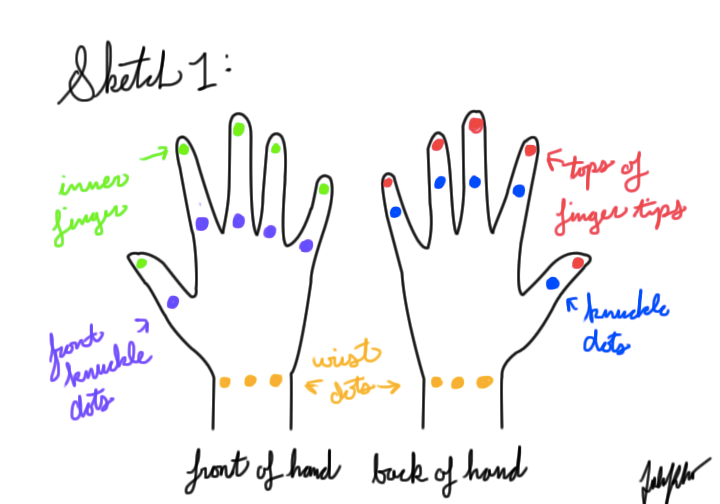
#> input picture Rough Sketch.png, 720 x 504 px, given in place of the camera
$ python mainNoArduino.py
#> lines starting #> are read from the running program, lines starting #| are printed output that depends on the picture; after the words box and inside, x2 and y2 are one past the last pixel; in counts of white or black regions, pixels touching at a corner belong together
import time
#import pyttsx3 as tts
import cv2
import numpy as np
#import serial as serialkiller

video = cv2.VideoCapture(0)

def resize(frame, width=680, height=440):
    return cv2.resize(frame, (width, height))

def find_centers(frame):

    # Convert BGR to HSV
    hsv = cv2.cvtColor(frame, cv2.COLOR_BGR2HSV)

    #color section where min and max HSV values are set, general BGR values, and empty color coordinate list
    minimumVal = {'blue':(97, 100, 117), 'green':(60,50,50), 'yellow':(20, 100, 10), 'pink': (125,100,30), 'white': (0,0,100)}
    maximumVal = {'blue':(117,255,255), 'green':(86,255,255), 'yellow':(30,255,255), 'pink':(255,255,255), 'white':(0,0,255)}

    colors = {'blue':(255,0,0), 'green':(0,255,0), 'yellow':(0,255,255), 'pink':(255,0,255), 'white':(255,255,255)}

    #removal of red due to mix up with pink but just in case:
    """
    'red':(166, 84, 141)
    'red':(186,255,255)
    'red':(0,0,255)
    """

    colorCoord = {
        'red':[0,0],
        'blue':[0,0],
        'green':[0,0],
        'yellow':[0,0],
        'pink': [0,0],
        'white': [0,0],
        }

    #taking maximum values and isolating them within the frame, creating "mask", and returning the coordinates within the colorCoord dictionary
    for key in maximumVal.keys():

        mask = cv2.inRange(hsv, minimumVal[key], maximumVal[key])

        cnts = cv2.findContours(mask.copy(), cv2.RETR_EXTERNAL,
            cv2.CHAIN_APPROX_SIMPLE)[-2]
        if len(cnts) > 0:
            # find the largest contour in the mask, then use
            # it to compute the minimum enclosing circle and
            # centroid
            centroid = max(cnts, key=cv2.contourArea)
            ((x, y), radius) = cv2.minEnclosingCircle(centroid)

            colorCoord[key] = [x,y]

            creating_circles(radius, x, y, colors, key, frame)

    return colorCoord

def creating_circles(radius, x, y, colors, key, frame):
    # find in contours then creating the circle
        # draw the circle and centroid on the frame, updates position
    if radius > 0.5:
        cv2.circle(frame, (int(x), int(y)), int(radius), colors[key], 2)
        cv2.putText(frame,key + " ball", (int(x-radius),int(y-radius)), cv2.FONT_HERSHEY_SIMPLEX, 0.6,colors[key],2)

# [119 lines left out: functions calculating_distances, translate_to_letter, not called in this run]

letterCompile = []
# [27 lines left out: functions compile_letters, created_space, delete_letter, letters_to_words, not called in this run]

"""
def text_to_audio(translatedWord):

    text = tts.init()
    voices = text.getProperty('voices')
    rate = text.getProperty('rate')
    text.setProperty('voice',voices[7].id)
    text.setProperty('rate', rate-25)
    print("Your word is :", translatedWord)
    text.say(translatedWord)
    text.runAndWait()
"""

#Running program until broken by using escape key
while(1):

    # Take each frame
    _, frame = video.read(0)
#> frame is the input picture: shape (504, 720, 3); mean B, G, R 243.1, 242.5, 243.3
    frame = resize(frame)
#> in resize, `return cv2.resize(frame, (width, height))`:
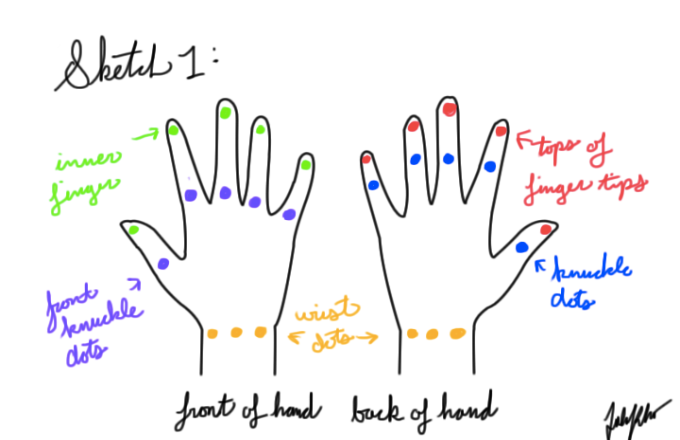
#> returned value: shape (440, 680, 3); mean of channels 0, 1, 2 243.1, 242.4, 243.3; drawn as B, G, R
    frame = cv2.flip(frame, 1)
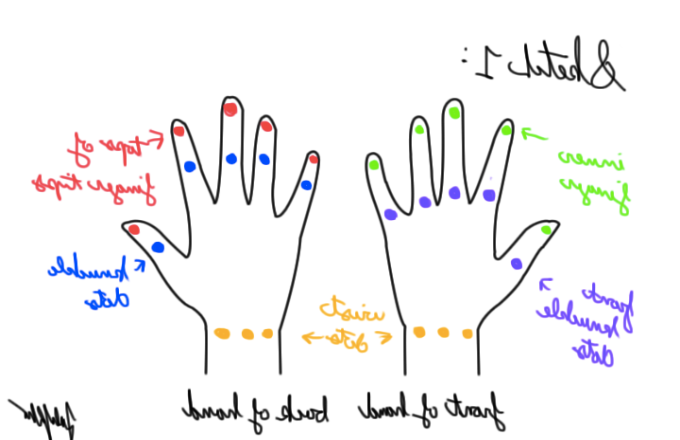
#> frame: shape (440, 680, 3); mean B, G, R 243.1, 242.4, 243.3
    colorCoord = find_centers(frame)
#> in find_centers, `hsv = cv2.cvtColor(frame, cv2.COLOR_BGR2HSV)`: hsv: shape (440, 680, 3); mean H, S, V 5.4, 6, 246.2
#> the loop in find_centers, `for key in maximumVal.keys(): ` made 5 passes
#> (x, y, radius) on passes 1, 3, 4, 5: (87.89, 270.8, 39.95), (346, 343, 21.84), (577, 323.5, 42.86), (339.5, 219.5, 404.3)
#> pass 1, in find_centers, `mask = cv2.inRange(hsv, minimumVal[key], maximumVal[key])`:
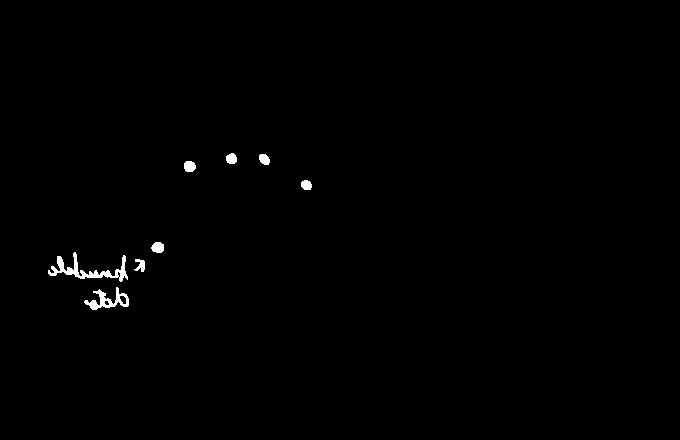
#> mask: shape (440, 680); 0.55% white; 8 white regions, largest, box (x1, y1, x2, y2) and area: (48, 252, 128, 282) 652, (84, 287, 129, 310) 396, (151, 242, 164, 253) 115
#> pass 3, in find_centers, `mask = cv2.inRange(hsv, minimumVal[key], maximumVal[key])`:
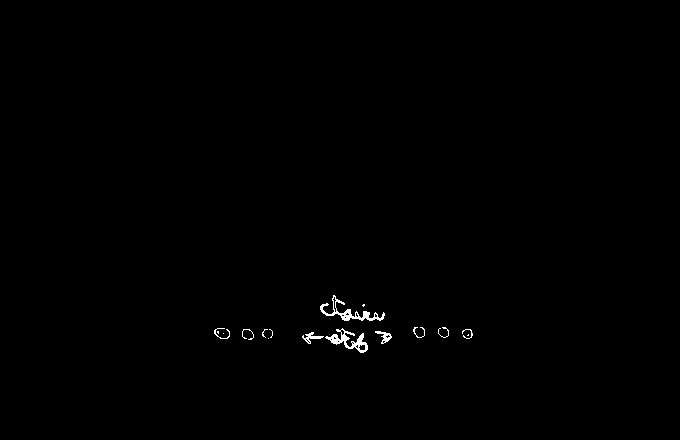
#> mask: shape (440, 680); 0.39% white in thin lines or dots, all inside (x1, y1, x2, y2) = (214, 295, 473, 353)
#> after the loop in find_centers, `for key in maximumVal.keys():`: colorCoord = {'red': [0, 0], 'blue': [87.89, 270.8], 'green': [0, 0], 'yellow': [346, 343], 'pink': [577, 323.5], 'white': [339.5, 219.5]}
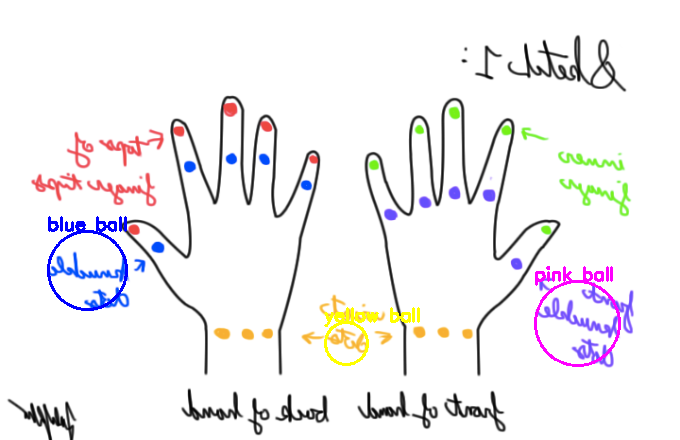
#> frame: shape (440, 680, 3); 1.25% of pixels changed, all inside (x1, y1, x2, y2) = (47, 216, 621, 367)

    cv2.imshow('frame',frame)

    k = cv2.waitKey(1) & 0xFF
#> (key Esc is pressed here)

    #analyse...future button prompt that will start the calculations and translation
    if k == ord("a"):
        calculated_distances = calculating_distances(colorCoord)
        letterFound = translate_to_letter(colorCoord, calculated_distances)
        listOfLetters = compile_letters(letterFound)

    if k == ord("s"):
        spaceAdded = created_space(listOfLetters)

    if k == ord("d"):
        deletedLetter = delete_letter(listOfLetters)

    if k == ord("f"):
        wordCreated = letters_to_words(listOfLetters)
        audibleLetter = text_to_audio(wordCreated)


    #escape
    if k == 27:#escape key
        print("Quit")
        video.release()
        cv2.destroyAllWindows()
        break
